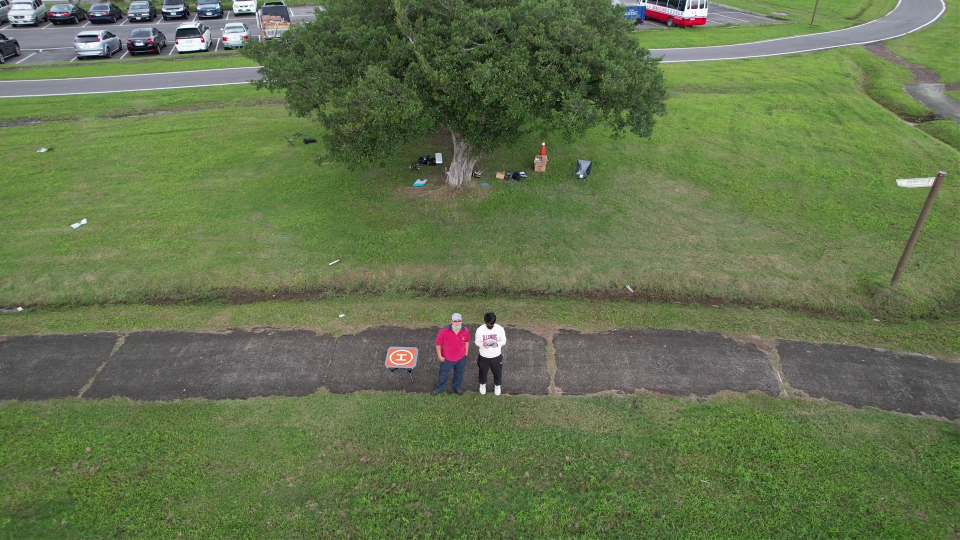
#> input picture 1004.jpg, 1920 x 1080 px, found by its file name (shown at 1/2 size); its folder holds 2 pictures in this run; the run also reads 1 picture not shown here
$ python sliding_windows.py --image .
#> lines starting #> are read from the running program, lines starting #| are printed output that depends on the picture
import argparse
import os.path
import time
import cv2

ap = argparse.ArgumentParser()
ap.add_argument("-i", "--image", required=True, help="Path to the image")
ap.add_argument("-s", "--resize", nargs='+', default=None, help="The size to resize the image")
args = vars(ap.parse_args())

image_path = os.listdir(args["image"])

if args["resize"] != None:
    image = cv2.resize(image, (int(args["resize"][0]), int(args["resize"][1])))

# define sliding Windows.
(winW, winH) = (640, 640)


def sliding_window(img, ystepsize, xstepsize, windowsize, ypadding=0):
    for y in range(ypadding, img.shape[0], ystepsize):
        for x in range(0, img.shape[1], xstepsize):
            # yield the current window
            yield x, y, img[y:y + windowsize[1], x:x + windowsize[0]]
    return


for image in image_path:
    image_name = os.path.basename(image[:-4])
    image = cv2.imread("./assets/img/{}".format(image))
#> image is the input picture: shape (1080, 1920, 3); mean B, G, R 77, 115, 100
    if image.shape[0] == 1080:
        # 1920*1080 (W*H) y : 440 x : 640
        i = 0
        print("Croping the image : {}".format(image_name))
        for (x, y, window) in sliding_window(image, ystepsize=440, xstepsize=640, windowsize=(winW, winH)):
            # if the window does not meet our desired window size, ignore it
            if window.shape[0] != winH or window.shape[1] != winW:
                continue
            clone = image.copy()
            cv2.rectangle(clone, (x, y), (x + winW, y + winH), (0, 255, 0), 2)
            img_crop = clone[y:y + winH, x:x + winW]
            # print(img_crop.shape)
            # cv2.imshow("Window", clone)
            cv2.imwrite("./assets/crop/{}_{}.jpg".format(image_name, i), window)
            i += 1
            cv2.waitKey(1)
            time.sleep(1)
#> this loop made 9 passes
#> (x, y) on passes 1 to 9: (0, 0), (640, 0), (1280, 0), (0, 440), (640, 440), (1280, 440), (0, 880), (640, 880), (1280, 880)
#> pass 1, `img_crop = clone[y:y + winH, x:x + winW]`:
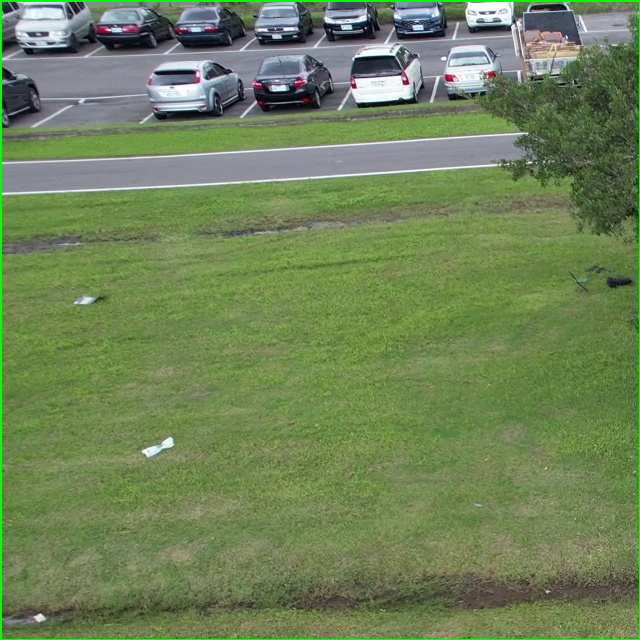
#> img_crop: shape (640, 640, 3); mean B, G, R 88.1, 131, 111.2
#> pass 1, `cv2.imwrite("./assets/crop/{}_{}.jpg".format(image_name, i), window)`:
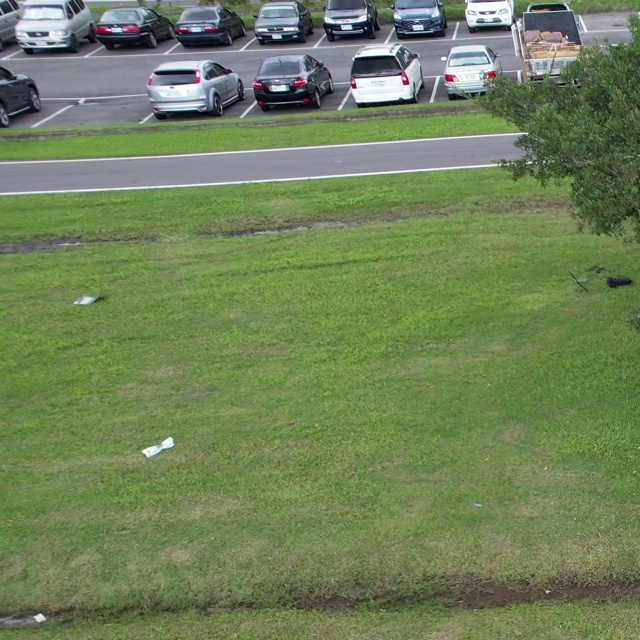
#> saved as 1004_0.jpg: shape (640, 640, 3); mean B, G, R 89, 129.7, 112.2
#> pass 2, `img_crop = clone[y:y + winH, x:x + winW]`:
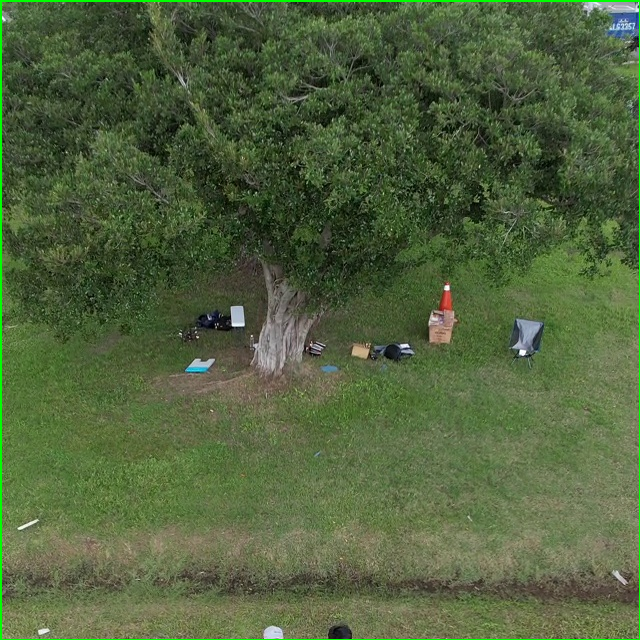
#> img_crop: shape (640, 640, 3); mean B, G, R 61.6, 98.7, 81.4
#> pass 2, `cv2.imwrite("./assets/crop/{}_{}.jpg".format(image_name, i), window)`:
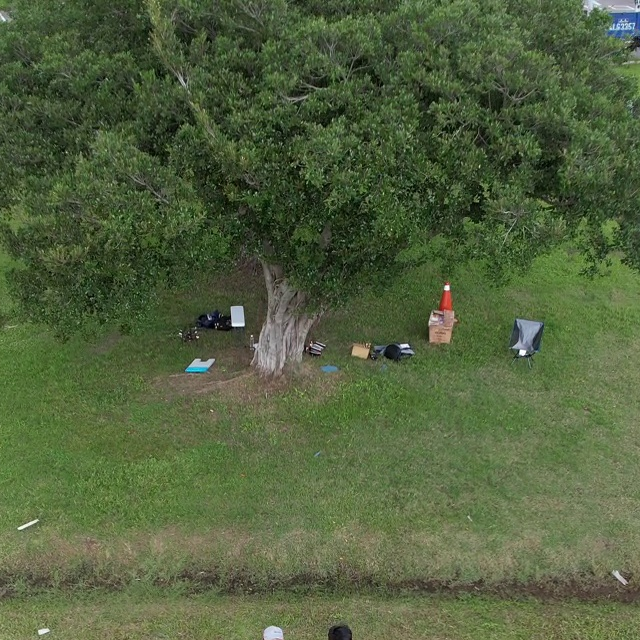
#> saved as 1004_1.jpg: shape (640, 640, 3); mean B, G, R 62.3, 97.4, 82.3
#> after the loop, i = 6

    elif image.shape[0] == 1242:
        # 2208*1242 (W*H) y : 602 x : 522
        i = 0
        for (x, y, window) in sliding_window(image, ystepsize=602, xstepsize=522, windowsize=(winW, winH)):
            # if the window does not meet our desired window size, ignore it
            if window.shape[0] != winH or window.shape[1] != winW:
                continue
            clone = image.copy()
            cv2.rectangle(clone, (x, y), (x + winW, y + winH), (0, 255, 0), 2)
            img_crop = clone[y:y + winH, x:x + winW]
            print(img_crop.shape)
            cv2.imshow("Window", clone)
            cv2.imwrite("{}_{}.jpg".format(image_name[:-4], i), window)
            i += 1
            cv2.waitKey(1)
            time.sleep(1)

    else:
        i = 0
        for (x, y, window) in sliding_window(image, ypadding=40, ystepsize=41, xstepsize=320, windowsize=(winW, winH)):
            # if the window does not meet our desired window size, ignore it
            if window.shape[0] != winH or window.shape[1] != winW:
                continue

            clone = image.copy()
            cv2.rectangle(clone, (x, y), (x + winW, y + winH), (0, 255, 0), 2)
            img_crop = clone[y:y + winH, x:x + winW]
            print(img_crop.shape)
            cv2.imshow("Window", clone)
            cv2.imwrite("{}_{}.jpg".format(image_name[:-4], i), window)
            i += 1
            cv2.waitKey(1)
            time.sleep(1)
#> pass 2 of the loop `for image in image_path:`:
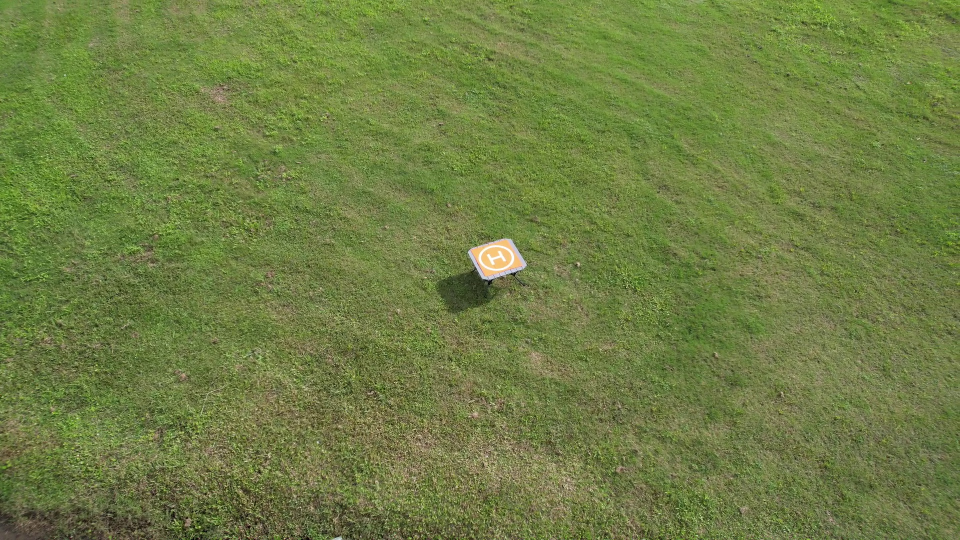
#> input picture 1067.jpg, 1920 x 1080 px, found by its file name (shown at 1/2 size)
#> image is the input picture: shape (1080, 1920, 3); mean B, G, R 67.7, 126.3, 111.4
#| Croping the image : 1067
#> the loop `for (x, y, window) in sliding_window(image, ystepsize=440, xstepsize=6..` made 9 passes
#> pass 1, `cv2.imwrite("./assets/crop/{}_{}.jpg".format(image_name, i), window)`:
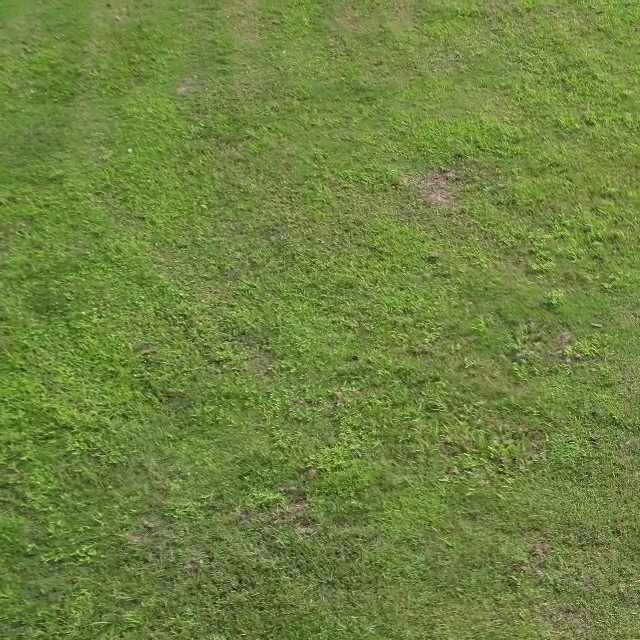
#> saved as 1067_0.jpg: shape (640, 640, 3); mean B, G, R 65.2, 131.1, 109.7
#> pass 2, `cv2.imwrite("./assets/crop/{}_{}.jpg".format(image_name, i), window)`:
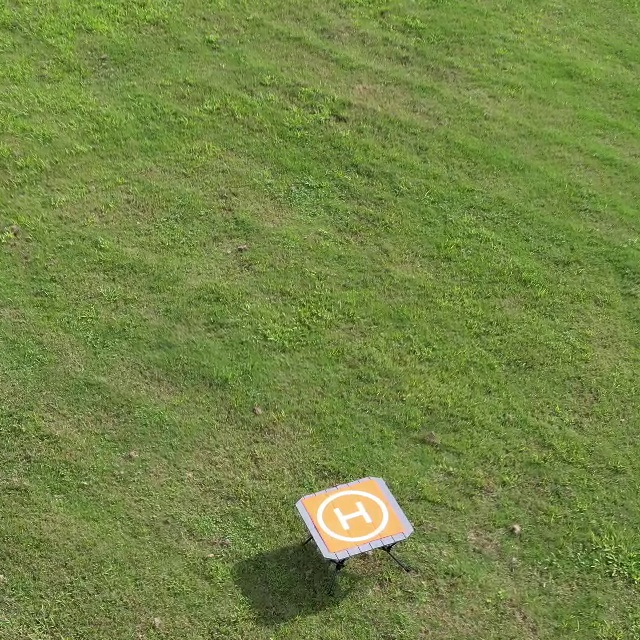
#> saved as 1067_1.jpg: shape (640, 640, 3); mean B, G, R 68.9, 133.3, 115.6
#> (the run stopped early here; a loop or call above may not have finished)
